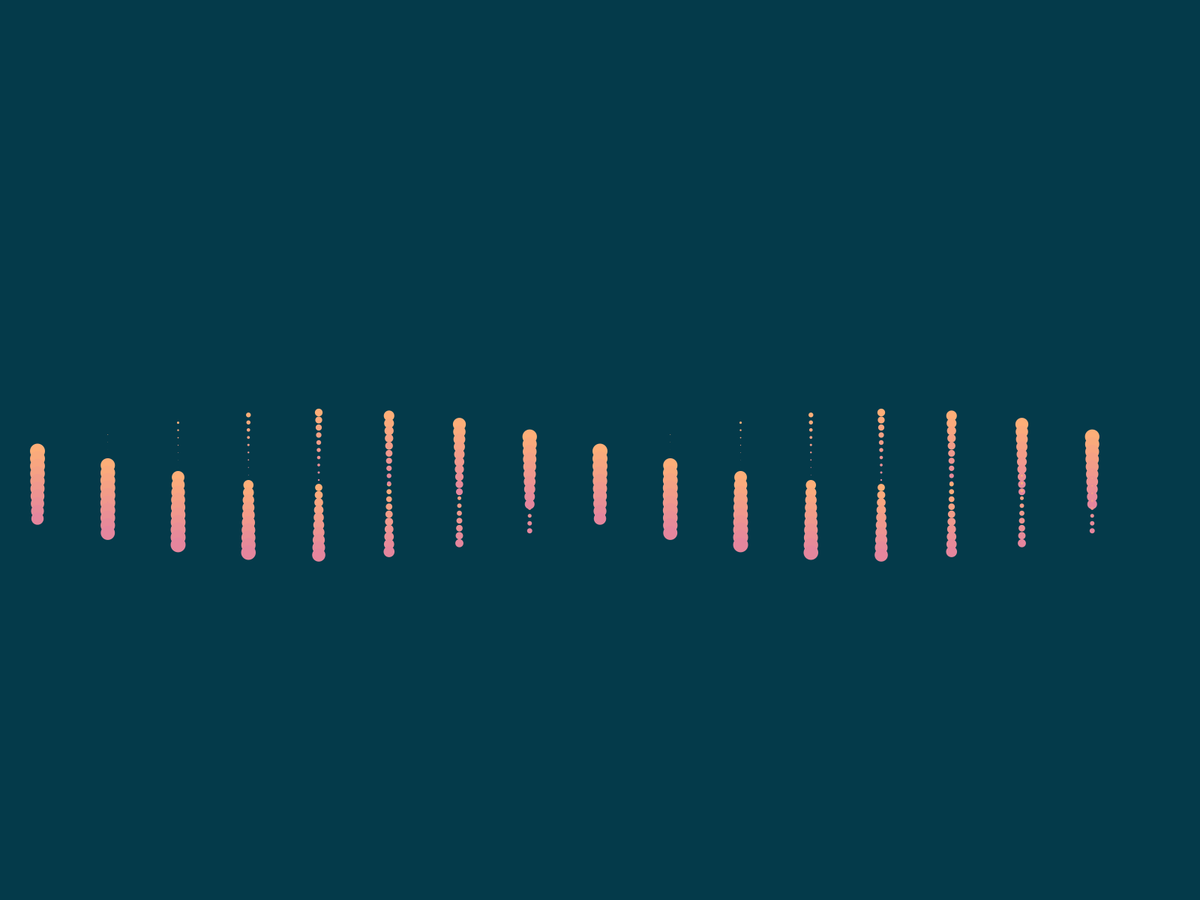
Frame 1 (no input)
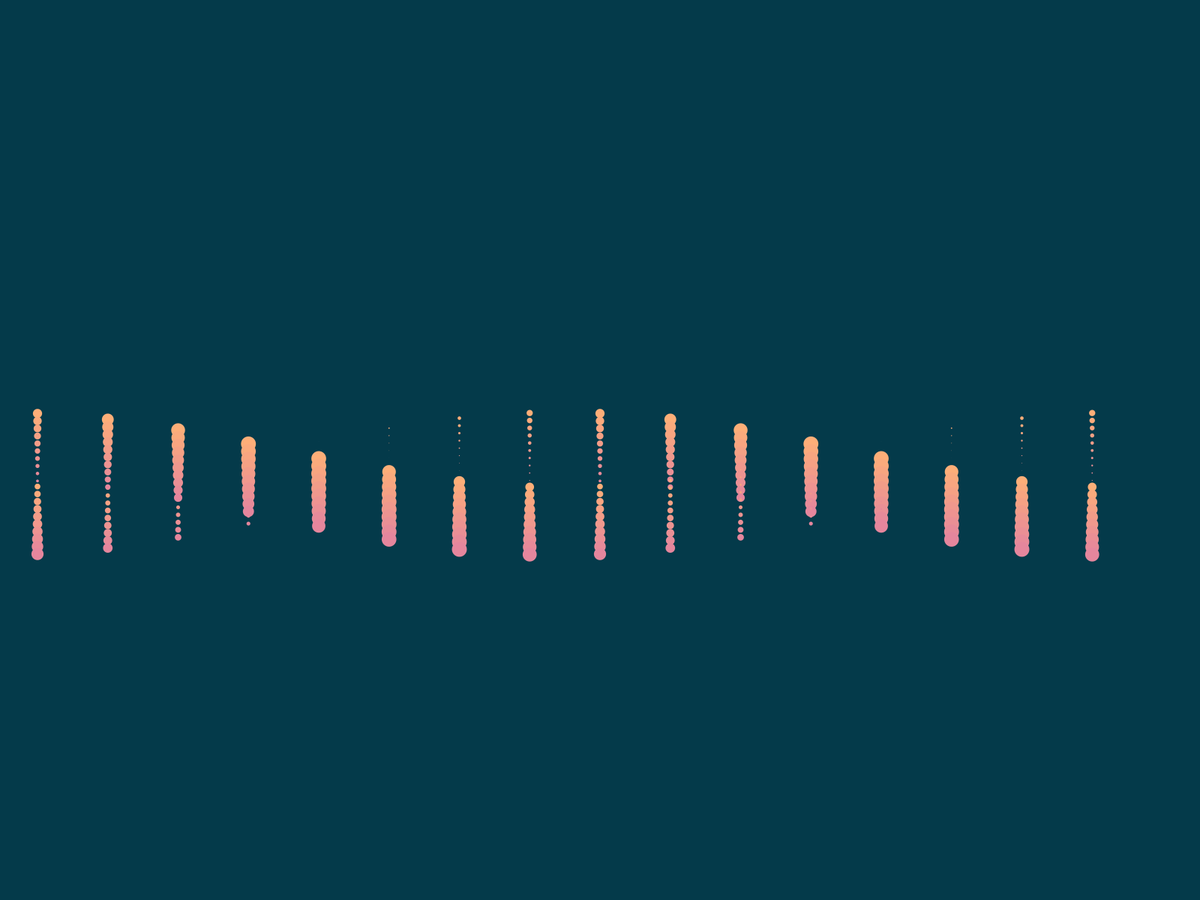
Frame 60 (the mouse pressed at the canvas centre just before this capture)
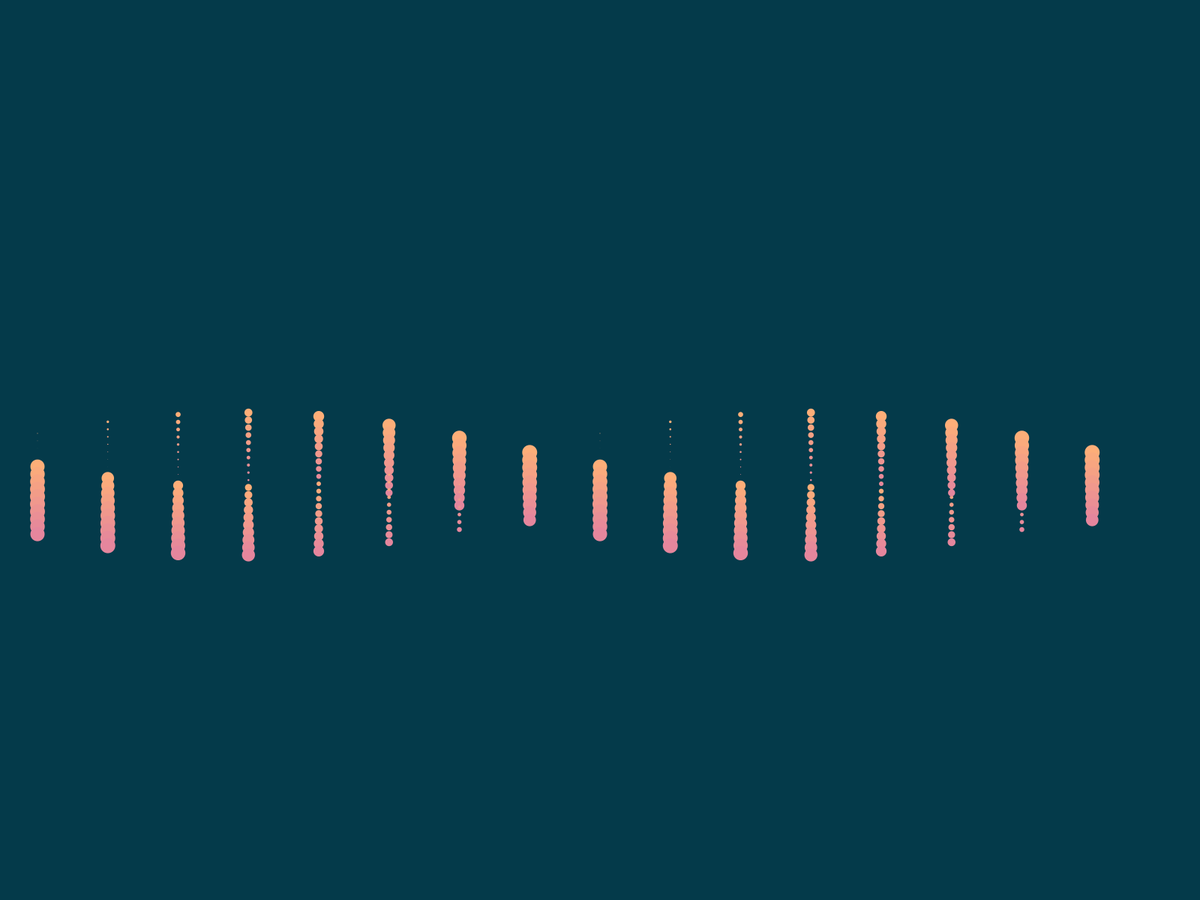
Frame 120 (the mouse held since frame 60 and released just before this capture)

The Processing sketch that drew these frames (run headless with seeded random() and noise(); from frame 60 on, the mouse is pressed at the canvas centre):

// Processing sketch: kadenze
// ── kadenze.pde
float phase, speed, maxCircleSize, numRows, numCols, numStrands, colorA, colorB;

void setup() {
  fullScreen();
  noStroke();
  
  phase = 0;
  speed = 0.03;
  maxCircleSize = 20;
  numRows = 10;
  numCols = 16;
  numStrands = 2;
  
  colorA = color(253, 174, 120);
  colorB = color(226, 129, 161);
}

void draw() {
  background(4, 58, 74);
  phase = frameCount * speed;
  
  for(int strand = 0; strand < numStrands; strand += 1) {
    float strandPhase = phase + map(strand, 0, numStrands, 0, TWO_PI);
    
    for(int col = 0; col < numCols; col += 1) {
      float colOffset = map(col, 0, numCols, 0, TWO_PI);
      float x = map(col, 0, numCols, 50, width - 50);
      
      for(int row = 0; row < numRows; row += 1) {
        float y = height/2 + row * 10 + sin(strandPhase + colOffset) * 50;
        float sizeOffset = (cos(strandPhase - (row / numRows) + colOffset) + 1) * 0.5;
        float circleSize = sizeOffset * maxCircleSize;
        
        fill(lerpColor(parseInt(colorA), parseInt(colorB), row / numRows));
        ellipse(x, y, circleSize, circleSize);
      }
    }
  }
}
